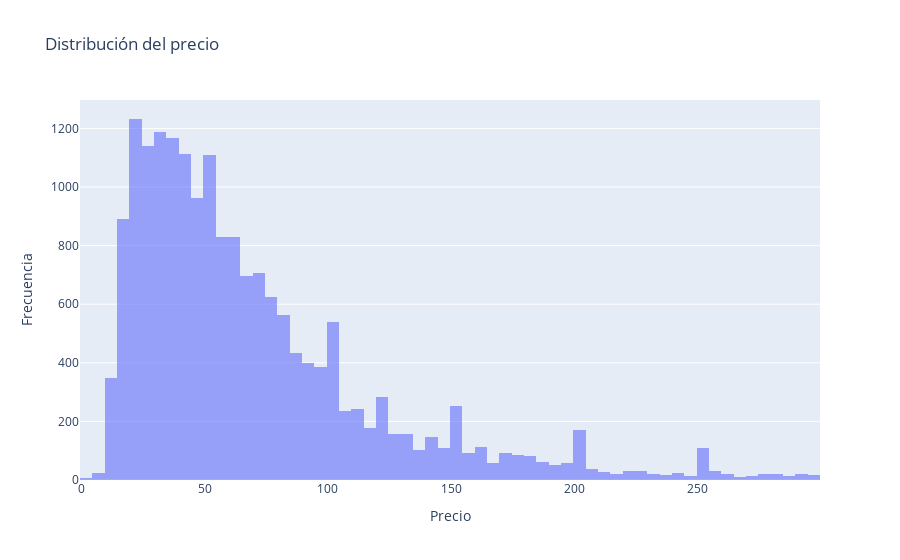

Notebook code cell kept with this figure:
### Markdown cell above
La cantidad de outliers es elevada, existiendo 610 apartamentos ofrecidos por un precio por noche superior a 500€. Se deberá considerar como actuar frente a dicha observación. A continuación, para ver realmente la distribución del grueso de publicaciones, filtramos los precios menores a 300€:

### Code cell
data = [
    go.Histogram(
        x = df_listings['price'][df_listings['price'] < 300],
        opacity=0.6,
        name = "Precio"
    )
]

layout = go.Layout(title = "Distribución del precio", xaxis_title = "Precio", yaxis_title = "Frecuencia",
                   barmode = "overlay")

fig = go.Figure(data = data, layout = layout)

fig.show()

### Figure 1 — Plotly figure (JSON) as saved in the notebook; plotly's stock layout.template omitted (floating-point values rounded to 4 significant figures; data arrays with more than 128 entries replaced by an {"elided": "..."} marker saying what was removed)
{"data": [{"name": "Precio", "opacity": 0.6, "type": "histogram", "x": {"elided": "18413 int values"}}], "layout": {"barmode": "overlay", "title": {"text": "Distribución del precio"}, "xaxis": {"title": {"text": "Precio"}}, "yaxis": {"title": {"text": "Frecuencia"}}}}
